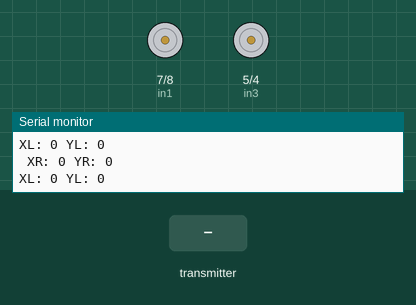
A sketch run on a simulated Arduino Uno, built with avr-gcc and run on an emulated ATmega328P. On the bench: motor-driver pin pairs drawn as motors (green arrow = first pin HIGH = forward, orange = second pin HIGH = backward, longer = more drive, scaled by the enable pin), the last lines printed to the serial monitor. The test bench sets the inputs (shaded band). No radio packets arrive unless stated.

Above: at 1.2 s.
1.3 s: the transmitter starts sending xValue_L = 256
At 2.0 s:
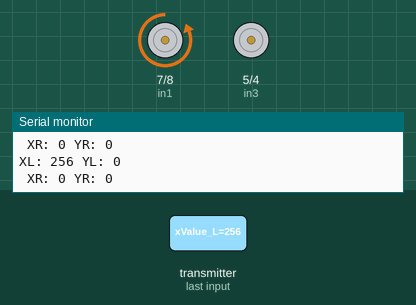
2.8 s: the transmitter starts sending yValue_L = 512
4.3 s: the transmitter starts sending xValue_L = 1023
At 5.0 s:
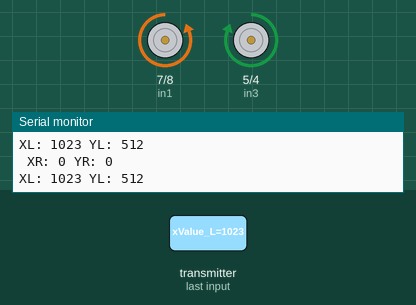
Timing chart, 0 to 7.3 s (numbered marks = the images above; inputs shaded):
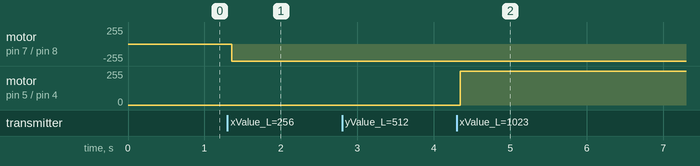

The sketch:

RCCar.ino
```cpp
//Radio Libs

#include <SPI.h>
#include <nRF24L01.h>
#include <RF24.h>

RF24 radio(10, 6); // CE, CSN


// Motor A connections
int enA = 9;
int in1 = 7;
int in2 = 8;
// Motor B connections
int enB = 3;
int in3 = 5;
int in4 = 4;

#define left A4
#define center A3
#define right A5
////////////////////////////////////////

//RC Data Struct
const byte address[6] = "00001";

// Max size of this struct is 32 bytes - NRF24L01 buffer limit
struct Data_Package {


  // read analog X and Y analog values
int  xValue_L = 0;
int  yValue_L = 0;

int  xValue_R = 0;
int  yValue_R = 0;

};

Data_Package data; //Create a variable with the above structure

void setup() {
  Serial.begin(9600);
//Radio Setup
  radio.begin();
  radio.openReadingPipe(0, address);
  radio.setPALevel(RF24_PA_MIN);
  radio.startListening();

//Car Setup
  pinMode(left,INPUT);
  pinMode(center,INPUT);
  pinMode(right,INPUT);
  // Set all the motor control pins to outputs
  pinMode(enA, OUTPUT);
  pinMode(enB, OUTPUT);
  pinMode(in1, OUTPUT);
  pinMode(in2, OUTPUT);
  pinMode(in3, OUTPUT);
  pinMode(in4, OUTPUT);

  // Turn off motors - Initial state
  digitalWrite(in1, LOW);
  digitalWrite(in2, LOW);
  digitalWrite(in3, LOW);
  digitalWrite(in4, LOW);
analogWrite(9,0);
analogWrite(3,0);
}

void loop() {
  // Check whether there is data to be received
  if (radio.available()) {
    radio.read(&data, sizeof(Data_Package)); // Read the whole data and store it into the 'data' structure
  }
  Serial.print("XL: ");
  Serial.print(data.xValue_L);
  Serial.print(" YL: ");
  Serial.print(data.yValue_L);
  Serial.println(" ");
  Serial.print(" XR: ");
  Serial.print(data.xValue_R);
  Serial.print(" YR: ");
  Serial.print(data.yValue_R);
  Serial.println("  ");
delay(10);

int maxSpeed;
if(abs(data.yValue_L)>abs(data.xValue_L)){
  maxSpeed=abs(data.yValue_L);
if(data.yValue_L<0){
  analogWrite(enA, maxSpeed);
  analogWrite(enB, maxSpeed);

  digitalWrite(in1, HIGH);
  digitalWrite(in2, LOW);
  digitalWrite(in3, HIGH);
  digitalWrite(in4, LOW);
}
if(data.yValue_L>0){
  analogWrite(enA, maxSpeed);
  analogWrite(enB, maxSpeed);

  digitalWrite(in1, LOW);
  digitalWrite(in2, HIGH);
  digitalWrite(in3, LOW);
  digitalWrite(in4, HIGH);
}
}
if(abs(data.yValue_L)<abs(data.xValue_L)){
  maxSpeed=abs(data.xValue_L);
if(data.xValue_L<0){
  analogWrite(enA, maxSpeed);
  analogWrite(enB, maxSpeed);

  digitalWrite(in1, HIGH);
  digitalWrite(in2, LOW);
  digitalWrite(in3, LOW);
  digitalWrite(in4, HIGH);
}
if(data.xValue_L>0){
  analogWrite(enA, maxSpeed);
  analogWrite(enB, maxSpeed);

  digitalWrite(in1, LOW);
  digitalWrite(in2, HIGH);
  digitalWrite(in3, HIGH);
  digitalWrite(in4, LOW);
}
}
}
```

Measured:
- after the input at 1.3 s, motor on pin 7 (in1) / pin 8 (in2): stopped → backward 255/255 after 0.06 s
- after the input at 4.3 s, motor on pin 5 (in3) / pin 4 (in4): stopped → forward 255/255 after 0.05 s
